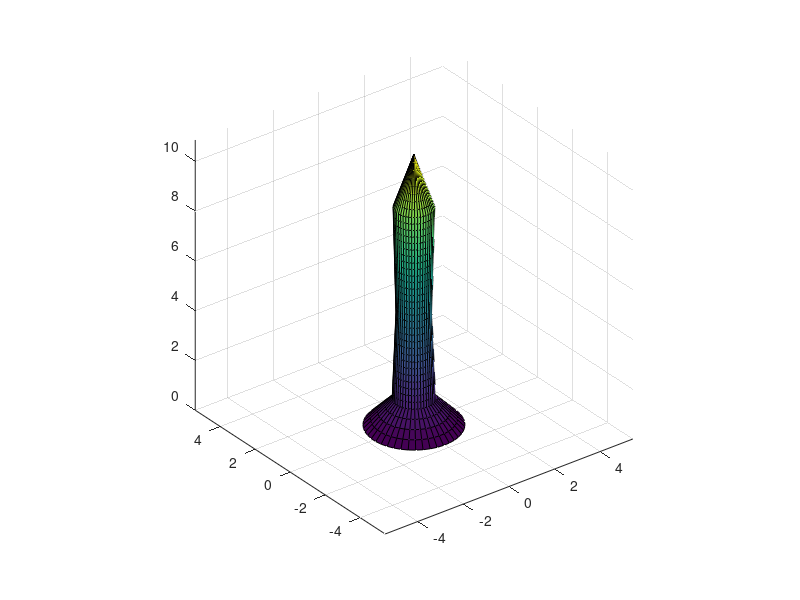

This figure's MATLAB source:
clear all
close all
clc

% Sections are numbered starting from the tip of the rocket onward
% For example a 4-section rocket would be
%
%
%             ^  <-- D(1) (= 0)
%   L(1)    /   \
%          /  1  \
%         --------- D(2)
%         |       |
%         |       |
%   L(2)  |   2   |
%         |       |
%         |       |
%         |       |
%         ---------    D(3)
%        /         \
% L(3)  /     3     \
%      /             \
%      ---------------   D(4)
%     |               |
%     |               |
%     |               |
% L(4)|       4       |
%     |               |
%     |               |
%       -------------     D(5)
%
%
%
% This script is modular, just add more numbers to the array L(), D()
% to add sections
%



% Sections length [m]
L(1)= 2.2;
L(2)= 4.123;
L(3)= 3.412;
L(4)= 1.12341;

% Array of diameters [m]
D(1) = 0;
D(2) = 1.451;
D(3) = 1.251;
D(4) = 1.5125;
D(5) = 3.55125;

L_tot = sum(L);

% Number of elements along the length and circumference
N_len = 43;
N_circ = 50;

% Allocate a number of element along the length proportional to
% the length of that section
q=length(L);

for i = 1:q;
  N(i) = fix(N_len*L(i)/sum(L));
end




% Write the distribution of radii R_dis
R_dis=[];
for j = 1:q-1 % j = section
  for i = 1:N(j)
    R(j,i) = D(j)/2 + (D(j+1) - D(j))/(2 * N(j))  * (i-1);
  end
 R_dis = [fliplr(R(j,1:N(j))) R_dis];
end

% Deal with last section separately to add an additional element
for i=1:N(q)+1
R(q,i) = D(q)/2 + (D(q+1) - D(q))/(2 * N(q))  * (i-1);
end

R_dis = [fliplr(R(q,1:N(q)+1)) R_dis];





%R = 0.5*[1.5*ones(1,10) 1*ones(1,30) 0.9 0.8 0.7 0.6 0.5 0.4 0.3 0.2 0.1 0 ];

[x,y,z] = cylinder(R_dis,N_len);

z = sum(L)*z; %rescale the length

surf(x,y,z); axis equal
